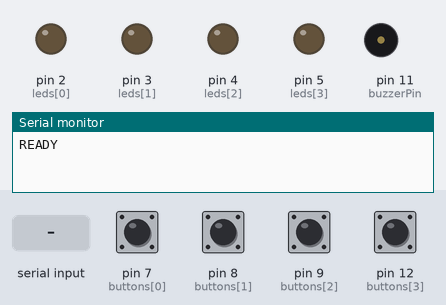
Bench run of a sketch on a simulated Arduino Uno, built with avr-gcc and run on an emulated ATmega328P. Parts: output pins drawn as LEDs (lit = HIGH), buzzer (waves = sounding), the last lines printed to the serial monitor. Dashed ring = blinking. The inputs (shaded band) are chosen by the test bench; at power-on: pin 7 (buttons[0]), pin 8 (buttons[1]), pin 9 (buttons[2]), pin 12 (buttons[3]) HIGH. Random numbers use the default seed unless the sketch sets one.

Above: at 1.2 s.
1.3 s: "START\n" received over Serial
At 2.51 s:
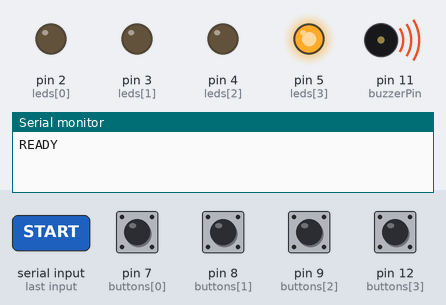
At 3.13 s:
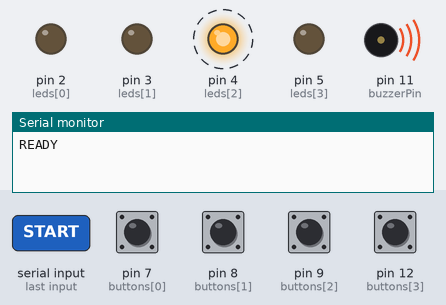
4.3 s: pin 8 (buttons[1]) pulled LOW for 0.15 s
At 7.84 s:
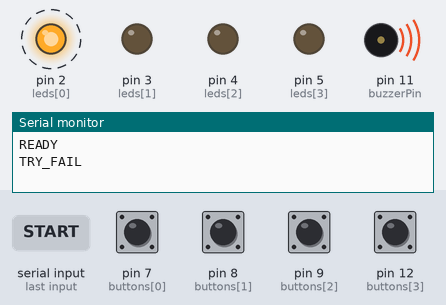
Timing chart, 0 to 12.0 s (numbered marks = the images above; inputs shaded):
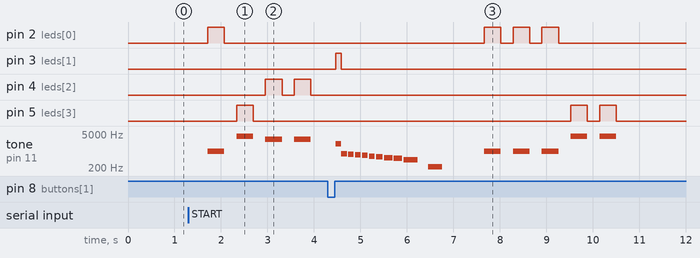

Measured:
- after the input at 1.3 s, pin 2 (leds[0]): LOW → HIGH after 0.41 s, → LOW 0.36 s later; pin 4 (leds[2]): alternates HIGH for 0.36 s and LOW for 0.26 s, starting after 1.7 s
- after the input at 4.3 s, pin 2 (leds[0]): alternates HIGH for 0.36 s and LOW for 0.26 s, 6 changes in all, then stays LOW, starting after 3.4 s; pin 3 (leds[1]): LOW → HIGH after 0.17 s, → LOW 0.12 s later

The sketch:

Pattern_Lock_arduino_code.ino
```cpp
int leds[4]    = {2, 3, 4, 5};
int buttons[4] = {7, 8, 9, 12};
const int buzzerPin = 11;

const int MAX_SEQ = 12;
int sequenceArr[MAX_SEQ];

const int MAX_MISTAKES = 2;

struct SpeedProfile {
  int stepOnMs;
  int stepOffMs;
};

SpeedProfile SPEED_SLOW       = {360, 260};
SpeedProfile SPEED_FAST       = {150,  90};
SpeedProfile SPEED_SOUND_SLOW = {320, 240};

// ===== Frequency mapping for passive buzzer =====
int freqForButton(int btnIdx) {
  switch (btnIdx) {
    case 0: return 1000;
    case 1: return 2000;
    case 2: return 3000;
    case 3: return 4000;
    default: return 400;
  }
}

// ===== Signals =====
void successSignal() {
  int melody[] = {659, 784, 988};
  int durations[] = {80, 80, 150};
  for (int i = 0; i < 3; i++) {
    tone(buzzerPin, melody[i]);
    digitalWrite(leds[i], HIGH);
    delay(durations[i]);
    noTone(buzzerPin);
    digitalWrite(leds[i], LOW);
    delay(30);
  }
}

void loseSignal() {
  int melody[] = {784, 740, 698, 659, 622, 587, 523, 494, 440};
  int durations[] = {120, 120, 120, 120, 120, 140, 180, 180, 300};
  for (int i = 0; i < 9; i++) {
    tone(buzzerPin, melody[i]);
    delay(durations[i]);
    noTone(buzzerPin);
    delay(30);
  }
  delay(200);
  tone(buzzerPin, 220);
  delay(300);
  noTone(buzzerPin);
}

void winSignal() {
  int melody[] = {523, 659, 784, 1047, 988, 1047, 1319};
  int durations[] = {120, 120, 120, 200, 120, 160, 350};
  for (int i = 0; i < 7; i++) {
    tone(buzzerPin, melody[i]);
    delay(durations[i]);
    noTone(buzzerPin);
    delay(40);
  }
  for (int r = 0; r < 3; r++) {
    for (int i = 0; i < 4; i++) digitalWrite(leds[i], HIGH);
    delay(120);
    for (int i = 0; i < 4; i++) digitalWrite(leds[i], LOW);
    delay(120);
  }
}

// ===== Input =====
int waitButtonPress() {
  while (true) {
    for (int i = 0; i < 4; i++) {
      if (digitalRead(buttons[i]) == LOW) {
        delay(20);
        if (digitalRead(buttons[i]) == LOW) {
          while (digitalRead(buttons[i]) == LOW) {}
          delay(20);
          return i;
        }
      }
    }
  }
}

void generateSequence(int length) {
  for (int i = 0; i < length; i++) sequenceArr[i] = random(0, 4);
}

// mode: 0=Visual+Sound, 1=VisualOnly, 2=SoundOnly
void playStep(int btnIdx, int mode, const SpeedProfile &spd) {
  int f = freqForButton(btnIdx);

  if (mode == 0) { // Visual + Sound
    digitalWrite(leds[btnIdx], HIGH);
    tone(buzzerPin, f);
    delay(spd.stepOnMs);
    noTone(buzzerPin);
    digitalWrite(leds[btnIdx], LOW);
    delay(spd.stepOffMs);
  } else if (mode == 1) { // Visual only
    digitalWrite(leds[btnIdx], HIGH);
    delay(spd.stepOnMs);
    digitalWrite(leds[btnIdx], LOW);
    delay(spd.stepOffMs);
  } else { // Sound only
    tone(buzzerPin, f);
    delay(spd.stepOnMs);
    noTone(buzzerPin);
    delay(spd.stepOffMs);
  }
}

void playSequence(int length, int mode, const SpeedProfile &spd) {
  for (int i = 0; i < length; i++) playStep(sequenceArr[i], mode, spd);
}

bool getPlayerInput(int length, int mode) {
  for (int i = 0; i < length; i++) {
    int pressed = waitButtonPress();

    digitalWrite(leds[pressed], HIGH);
    if (mode != 1) { // beep feedback only in sound modes
      tone(buzzerPin, freqForButton(pressed));
      delay(120);
      noTone(buzzerPin);
    } else {
      delay(120);
    }
    digitalWrite(leds[pressed], LOW);

    if (pressed != sequenceArr[i]) return false;
  }
  return true;
}

// ===== 7-try config =====
void getTryConfig(int tryNumber, int &mode, const SpeedProfile* &spd, int &length) {
  if (tryNumber >= 1 && tryNumber <= 3) {
    mode = 0;               // Visual + Sound
    spd = &SPEED_SLOW;
    length = 3 + tryNumber; // 4,5,6
    return;
  }
  if (tryNumber >= 4 && tryNumber <= 6) {
    mode = 1;               // Visual only
    spd = &SPEED_FAST;
    length = tryNumber; // 4,5,6
    return;
  }
  else if(tryNumber == 7){
  // Try 7: Sound-only, length 5
  mode = 2;
  spd = &SPEED_SLOW;
  length = 3;
  }
  else{
    mode = 2;
    spd = &SPEED_SLOW;
    length = 3;
  }

}

// ===== Serial command: wait for START =====
bool waitForStartCommand() {
  static String buf = "";
  while (Serial.available()) {
    char c = (char)Serial.read();
    if (c == '\n' || c == '\r') {
      buf.trim();
      if (buf == "START") {
        buf = "";
        return true;
      }
      buf = "";
    } else {
      buf += c;
      if (buf.length() > 32) buf = "";
    }
  }
  return false;
}

void setup() {
  Serial.begin(9600);

  for (int i = 0; i < 4; i++) {
    pinMode(leds[i], OUTPUT);
    pinMode(buttons[i], INPUT_PULLUP);
  }
  pinMode(buzzerPin, OUTPUT);
  noTone(buzzerPin);

  randomSeed(analogRead(A0));

  Serial.println("READY"); // Python can wait for this if needed
}

void loop() {
  // idle until Python sends START
  if (!waitForStartCommand()) {
    delay(10);
    return;
  }

  int mistakes = 0;

  for (int t = 1; t <= 8; t++) {
    int mode, length;
    const SpeedProfile* spd;
    getTryConfig(t, mode, spd, length);

    generateSequence(length);

    delay(400);
    playSequence(length, mode, *spd);

    bool ok = getPlayerInput(length, mode);

    if (ok) {
      Serial.println("TRY_PASS");
      successSignal();
    } else {
      Serial.println("TRY_FAIL");
      mistakes++;
      loseSignal();
      if (mistakes >= MAX_MISTAKES) {
        Serial.println("GAME_OVER");
        return; // back to waiting for START
      }
    }

    delay(500);
  }

  // Completed all 7 tries with <= 1 fail
  Serial.println("GAME_WIN");
  winSignal();
  return; // back to waiting for START
}
```
